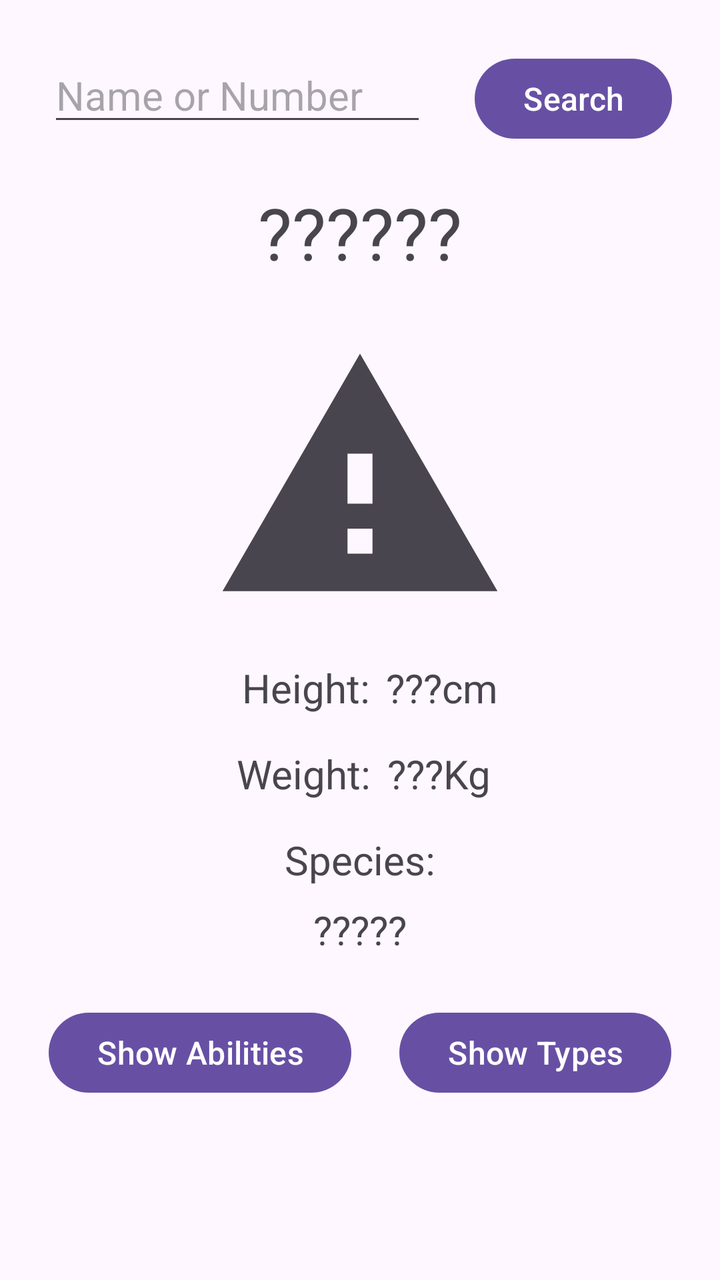
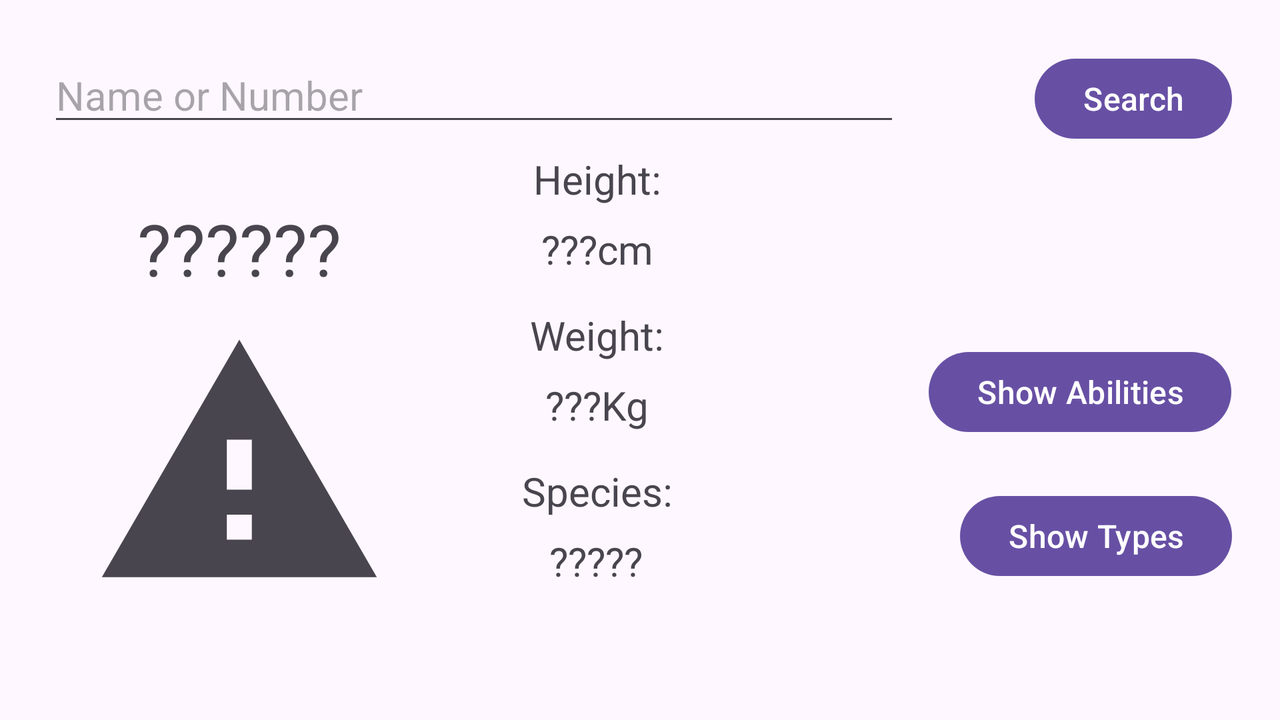

First picture: res/layout/ on a phone held upright. Second picture: the repository's own variant of that layout, on a device whose configuration matches the variant's folder. Source for both follows.
<!-- AndroidManifest.xml: application theme Theme.PokeUJI -->
<!-- res/layout/activity_main.xml -->
<?xml version="1.0" encoding="utf-8"?>
<androidx.constraintlayout.widget.ConstraintLayout
    xmlns:android="http://schemas.android.com/apk/res/android"
    xmlns:app="http://schemas.android.com/apk/res-auto"
    xmlns:tools="http://schemas.android.com/tools"
    android:layout_width="match_parent"
    android:layout_height="match_parent"
    tools:context=".pokemonActivity.PokemonActivity">

    <EditText
        android:id="@+id/searchEditText"
        android:layout_width="wrap_content"
        android:layout_height="wrap_content"
        android:layout_marginStart="24dp"
        android:layout_marginTop="24dp"
        android:ems="8"
        android:hint="@string/searchEditTextHint"
        android:inputType="text"
        android:textSize="20sp"
        app:layout_constraintStart_toStartOf="parent"
        app:layout_constraintTop_toTopOf="parent"
        tools:ignore="Autofill,TextContrastCheck" />

    <Button
        android:id="@+id/searchButton"
        android:layout_width="wrap_content"
        android:layout_height="wrap_content"
        android:layout_marginEnd="24dp"
        android:text="@string/searchButtonTextDefault"
        android:textSize="16sp"
        app:layout_constraintBaseline_toBaselineOf="@+id/searchEditText"
        app:layout_constraintEnd_toEndOf="parent" />

    <TextView
        android:id="@+id/pokemonNameDisplay"
        android:layout_width="wrap_content"
        android:layout_height="wrap_content"
        android:layout_marginTop="24dp"
        android:text="@string/unknownPokemonName"
        android:textSize="36sp"
        app:layout_constraintEnd_toEndOf="parent"
        app:layout_constraintHorizontal_bias="0.5"
        app:layout_constraintStart_toStartOf="parent"
        app:layout_constraintTop_toBottomOf="@+id/searchEditText" />

    <ImageView
        android:id="@+id/pokemonImage"
        android:layout_width="150dp"
        android:layout_height="150dp"
        android:layout_marginTop="24dp"
        android:src="?android:attr/alertDialogIcon"
        app:layout_constraintEnd_toEndOf="parent"
        app:layout_constraintHorizontal_bias="0.5"
        app:layout_constraintStart_toStartOf="parent"
        app:layout_constraintTop_toBottomOf="@+id/pokemonNameDisplay"
        tools:ignore="ContentDescription" />

    <TextView
        android:id="@+id/pokemonHeightDisplay"
        android:layout_width="wrap_content"
        android:layout_height="wrap_content"
        android:layout_marginStart="8dp"
        android:text="@string/unknownPokemonHeight"
        android:textSize="20sp"
        app:layout_constraintBaseline_toBaselineOf="@+id/heightTitle"
        app:layout_constraintStart_toEndOf="@+id/heightTitle" />

    <TextView
        android:id="@+id/pokemonWeightDisplay"
        android:layout_width="wrap_content"
        android:layout_height="wrap_content"
        android:layout_marginStart="8dp"
        android:text="@string/unknownPokemonWeight"
        android:textSize="20sp"
        app:layout_constraintBaseline_toBaselineOf="@+id/weightTitle"
        app:layout_constraintStart_toEndOf="@+id/weightTitle" />

    <TextView
        android:id="@+id/pokemonSpeciesDisplay"
        android:layout_width="wrap_content"
        android:layout_height="wrap_content"
        android:layout_marginTop="8dp"
        android:text="@string/unknownSpecies"
        android:textSize="20sp"
        app:layout_constraintEnd_toEndOf="parent"
        app:layout_constraintHorizontal_bias="0.5"
        app:layout_constraintStart_toStartOf="parent"
        app:layout_constraintTop_toBottomOf="@+id/speciesTitle" />

    <TextView
        android:id="@+id/heightTitle"
        android:layout_width="wrap_content"
        android:layout_height="wrap_content"
        android:layout_marginTop="16dp"
        android:text="@string/heightTitleDefault"
        android:textSize="20sp"
        app:layout_constraintEnd_toEndOf="parent"
        app:layout_constraintHorizontal_bias="0.409"
        app:layout_constraintStart_toStartOf="parent"
        app:layout_constraintTop_toBottomOf="@+id/pokemonImage" />

    <TextView
        android:id="@+id/speciesTitle"
        android:layout_width="wrap_content"
        android:layout_height="wrap_content"
        android:layout_marginTop="16dp"
        android:text="@string/speciesTitleDefaultMain"
        android:textSize="20sp"
        app:layout_constraintEnd_toEndOf="parent"
        app:layout_constraintStart_toStartOf="parent"
        app:layout_constraintTop_toBottomOf="@+id/weightTitle" />

    <TextView
        android:id="@+id/weightTitle"
        android:layout_width="wrap_content"
        android:layout_height="wrap_content"
        android:layout_marginTop="16dp"
        android:text="@string/weightTitleDefault"
        android:textSize="20sp"
        app:layout_constraintEnd_toEndOf="parent"
        app:layout_constraintHorizontal_bias="0.404"
        app:layout_constraintStart_toStartOf="parent"
        app:layout_constraintTop_toBottomOf="@+id/heightTitle" />

    <Button
        android:id="@+id/typesButton"
        android:layout_width="wrap_content"
        android:layout_height="wrap_content"
        android:layout_marginTop="24dp"
        android:text="@string/typesButtonTextDefault"
        android:textSize="16sp"
        app:layout_constraintEnd_toEndOf="parent"
        app:layout_constraintHorizontal_bias="0.5"
        app:layout_constraintStart_toEndOf="@+id/abilitiesButton"
        app:layout_constraintTop_toBottomOf="@+id/pokemonSpeciesDisplay" />

    <Button
        android:id="@+id/abilitiesButton"
        android:layout_width="wrap_content"
        android:layout_height="wrap_content"
        android:layout_marginTop="24dp"
        android:text="@string/abilitiesButtonTextDefault"
        android:textSize="16sp"
        app:layout_constraintEnd_toStartOf="@+id/typesButton"
        app:layout_constraintHorizontal_bias="0.5"
        app:layout_constraintHorizontal_chainStyle="spread"
        app:layout_constraintStart_toStartOf="parent"
        app:layout_constraintTop_toBottomOf="@+id/pokemonSpeciesDisplay" />

    <androidx.constraintlayout.widget.Guideline
        android:id="@+id/guideline3"
        android:layout_width="wrap_content"
        android:layout_height="wrap_content"
        android:orientation="vertical"
        app:layout_constraintGuide_percent="0.5" />
</androidx.constraintlayout.widget.ConstraintLayout>
<!-- resources referenced by this layout -->
<resources>
  <string name="abilitiesButtonTextDefault">Show Abilities</string>
  <string name="heightTitleDefault">Height:</string>
  <string name="searchButtonTextDefault">Search</string>
  <string name="searchEditTextHint">Name or Number</string>
  <string name="speciesTitleDefaultMain">Species:</string>
  <string name="typesButtonTextDefault">Show Types</string>
  <string name="unknownPokemonHeight">\???cm</string>
  <string name="unknownPokemonName">\??????</string>
  <string name="unknownPokemonWeight">\???Kg</string>
  <string name="unknownSpecies">\?????</string>
  <string name="weightTitleDefault">Weight:</string>
  <style name="Theme.PokeUJI" parent="Base.Theme.PokeUJI">
          <item name="customAlertDialogIcon">?android:attr/alertDialogIcon</item></style>
  <style name="Base.Theme.PokeUJI" parent="Theme.Material3.DayNight.NoActionBar">
          
          
      </style>
</resources>
<!-- res/layout-land/activity_main.xml (the repository's variant of the layout above) -->
<!-- drawn on the phone turned sideways -->
<?xml version="1.0" encoding="utf-8"?>
<androidx.constraintlayout.widget.ConstraintLayout xmlns:android="http://schemas.android.com/apk/res/android"
    xmlns:app="http://schemas.android.com/apk/res-auto"
    xmlns:tools="http://schemas.android.com/tools"
    android:layout_width="match_parent"
    android:layout_height="match_parent"
    tools:context=".pokemonActivity.PokemonActivity">

    <EditText
        android:id="@+id/searchEditText"
        android:layout_width="wrap_content"
        android:layout_height="wrap_content"
        android:layout_marginStart="24dp"
        android:layout_marginTop="24dp"
        android:ems="18"
        android:hint="@string/searchEditTextHint"
        android:inputType="text"
        android:textSize="20sp"
        app:layout_constraintStart_toStartOf="parent"
        app:layout_constraintTop_toTopOf="parent"
        tools:ignore="Autofill,TextContrastCheck" />

    <Button
        android:id="@+id/searchButton"
        android:layout_width="wrap_content"
        android:layout_height="wrap_content"
        android:layout_marginEnd="24dp"
        android:text="@string/searchButtonTextDefault"
        android:textSize="16sp"
        app:layout_constraintBaseline_toBaselineOf="@+id/searchEditText"
        app:layout_constraintEnd_toEndOf="parent" />

    <TextView
        android:id="@+id/pokemonNameDisplay"
        android:layout_width="wrap_content"
        android:layout_height="wrap_content"
        android:layout_marginTop="32dp"
        android:text="@string/unknownPokemonName"
        android:textSize="36sp"
        app:layout_constraintEnd_toEndOf="@+id/pokemonImage"
        app:layout_constraintStart_toStartOf="@+id/pokemonImage"
        app:layout_constraintTop_toBottomOf="@+id/searchEditText" />

    <ImageView
        android:id="@+id/pokemonImage"
        android:layout_width="150dp"
        android:layout_height="150dp"
        android:layout_marginTop="24dp"
        android:layout_marginBottom="68dp"
        android:src="?android:attr/alertDialogIcon"
        app:layout_constraintBottom_toBottomOf="parent"
        app:layout_constraintEnd_toEndOf="parent"
        app:layout_constraintHorizontal_bias="0.091"
        app:layout_constraintStart_toStartOf="parent"
        app:layout_constraintTop_toBottomOf="@+id/pokemonNameDisplay"
        tools:ignore="ContentDescription" />

    <TextView
        android:id="@+id/pokemonHeightDisplay"
        android:layout_width="wrap_content"
        android:layout_height="wrap_content"
        android:layout_marginTop="8dp"
        android:text="@string/unknownPokemonHeight"
        android:textSize="20sp"
        app:layout_constraintEnd_toEndOf="@+id/weightTitle"
        app:layout_constraintStart_toStartOf="@+id/weightTitle"
        app:layout_constraintTop_toBottomOf="@+id/heightTitle" />

    <TextView
        android:id="@+id/pokemonWeightDisplay"
        android:layout_width="wrap_content"
        android:layout_height="wrap_content"
        android:layout_marginTop="8dp"
        android:text="@string/unknownPokemonWeight"
        android:textSize="20sp"
        app:layout_constraintEnd_toEndOf="@+id/speciesTitle"
        app:layout_constraintStart_toStartOf="@+id/speciesTitle"
        app:layout_constraintTop_toBottomOf="@+id/weightTitle" />

    <TextView
        android:id="@+id/heightTitle"
        android:layout_width="wrap_content"
        android:layout_height="wrap_content"
        android:layout_marginTop="8dp"
        android:text="@string/heightTitleDefault"
        android:textSize="20sp"
        app:layout_constraintEnd_toEndOf="@+id/pokemonHeightDisplay"
        app:layout_constraintStart_toStartOf="@+id/pokemonHeightDisplay"
        app:layout_constraintTop_toBottomOf="@+id/searchEditText" />

    <TextView
        android:id="@+id/pokemonSpeciesDisplay"
        android:layout_width="wrap_content"
        android:layout_height="wrap_content"
        android:layout_marginTop="8dp"
        android:text="@string/unknownSpecies"
        android:textSize="20sp"
        app:layout_constraintEnd_toStartOf="@+id/abilitiesButton"
        app:layout_constraintHorizontal_bias="0.358"
        app:layout_constraintStart_toEndOf="@+id/pokemonImage"
        app:layout_constraintTop_toBottomOf="@+id/speciesTitle" />

    <TextView
        android:id="@+id/speciesTitle"
        android:layout_width="wrap_content"
        android:layout_height="wrap_content"
        android:layout_marginTop="16dp"
        android:text="@string/speciesTitleDefaultMain"
        android:textSize="20sp"
        app:layout_constraintEnd_toEndOf="@+id/pokemonSpeciesDisplay"
        app:layout_constraintHorizontal_bias="0.481"
        app:layout_constraintStart_toStartOf="@+id/pokemonSpeciesDisplay"
        app:layout_constraintTop_toBottomOf="@+id/pokemonWeightDisplay" />

    <TextView
        android:id="@+id/weightTitle"
        android:layout_width="wrap_content"
        android:layout_height="wrap_content"
        android:layout_marginTop="16dp"
        android:text="@string/weightTitleDefault"
        android:textSize="20sp"
        app:layout_constraintEnd_toEndOf="@+id/pokemonWeightDisplay"
        app:layout_constraintStart_toStartOf="@+id/pokemonWeightDisplay"
        app:layout_constraintTop_toBottomOf="@+id/pokemonHeightDisplay" />

    <Button
        android:id="@+id/typesButton"
        android:layout_width="wrap_content"
        android:layout_height="wrap_content"
        android:layout_marginEnd="24dp"
        android:layout_marginBottom="68dp"
        android:text="@string/typesButtonTextDefault"
        android:textSize="16sp"
        app:layout_constraintBottom_toBottomOf="parent"
        app:layout_constraintEnd_toEndOf="parent" />

    <Button
        android:id="@+id/abilitiesButton"
        android:layout_width="wrap_content"
        android:layout_height="wrap_content"
        android:layout_marginEnd="24dp"
        android:layout_marginBottom="24dp"
        android:text="@string/abilitiesButtonTextDefault"
        android:textSize="16sp"
        app:layout_constraintBottom_toTopOf="@+id/typesButton"
        app:layout_constraintEnd_toEndOf="@+id/typesButton"
        app:layout_constraintHorizontal_bias="0.4"
        app:layout_constraintStart_toStartOf="@+id/typesButton" />

    <androidx.constraintlayout.widget.Guideline
        android:id="@+id/guideline3"
        android:layout_width="wrap_content"
        android:layout_height="wrap_content"
        android:orientation="vertical"
        app:layout_constraintGuide_percent="0.5" />
</androidx.constraintlayout.widget.ConstraintLayout>
